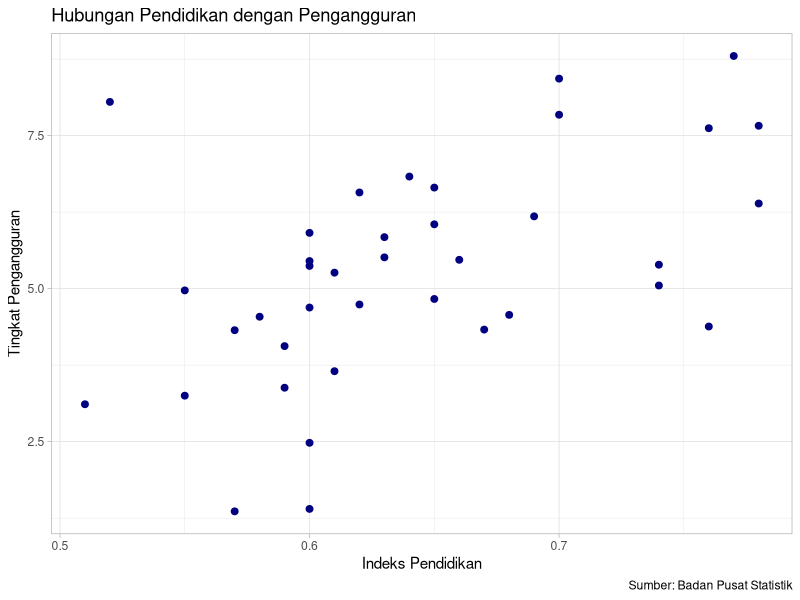

The R source for this figure:
## ---- chunk 1
#| warning: false
#| echo: true
library("readxl")
library("ggplot2")
## ---- chunk 2
library("readxl")
dat<-read_excel("data metopel.xlsx")
head(dat)
## ---- chunk 3
library("readxl")
library("ggplot2")
ggplot(data=dat,aes(x=Pendidikan,y=Pengangguran)) +
  geom_point(color="navy",size=2) +
  labs(title="Hubungan Pendidikan dengan Pengangguran",
       x="Indeks Pendidikan",
       y="Tingkat Pengangguran",
       caption = "Sumber: Badan Pusat Statistik") +
  theme_light()
## ---- chunk 4
reg<-lm(Pengangguran~Pendidikan,data=dat)
summary(reg)
